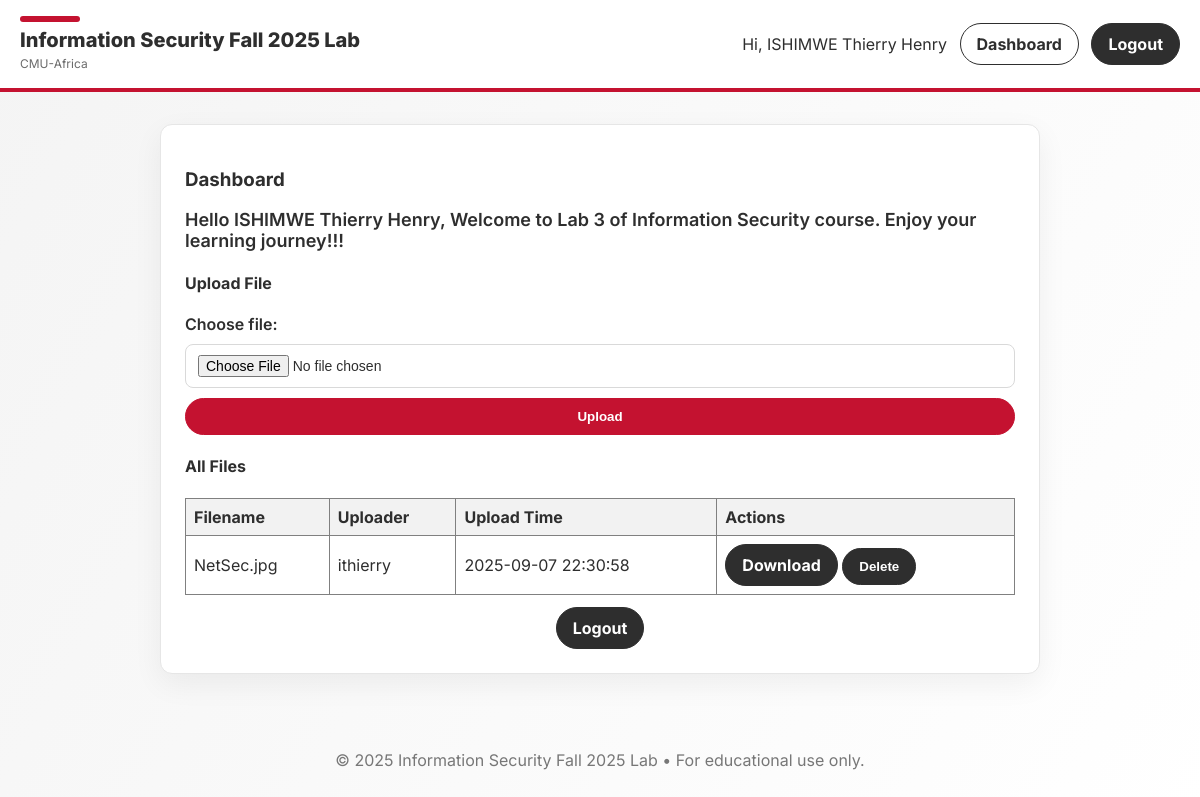
The app's page /dashboard (signed in) with its own data.
### tables this page shows
CREATE TABLE users (
    id INTEGER PRIMARY KEY AUTOINCREMENT,
    name TEXT NOT NULL,
    andrew_id TEXT UNIQUE NOT NULL,
    password TEXT NOT NULL
);

CREATE TABLE files (
    id INTEGER PRIMARY KEY AUTOINCREMENT,
    filename TEXT NOT NULL,
    uploader_andrewid TEXT NOT NULL,
    upload_timestamp DATETIME DEFAULT CURRENT_TIMESTAMP
);

### app.py (the view)
@app.route("/dashboard")
def dashboard():
    user = who_is_logged_in()
    if not user:
        return redirect(url_for("login"))
    db = get_database()
    all_files = db.execute("SELECT * FROM files ORDER BY upload_timestamp DESC").fetchall()
    db.close()
    welcome_message = f"Hello {user['name']}, Welcome to Lab 3 of Information Security course. Enjoy your learning journey!!!"
    return render_template("dashboard.html", title="Dashboard", greeting=welcome_message, user=user, files=all_files)

### app.py (called while the page is built)
def get_database():
    db = sqlite3.connect("infosec_lab.db")
    db.row_factory = sqlite3.Row
    return db

def who_is_logged_in():
    user_id = session.get("user_id")
    if user_id is None:
        return None
    db = get_database()
    user = db.execute("SELECT * FROM users WHERE id = ?", (user_id,)).fetchone()
    db.close()
    return user

### templates/dashboard.html
{% extends "base.html" %}
{% block content %}
<div class="card">
  <h3>Dashboard</h3>
  <p class="greeting">{{ greeting }}</p>
  <h4>Upload File</h4>
  <form action="{{ url_for('upload_file') }}" method="post" enctype="multipart/form-data" class="form">
    <label for="file">Choose file:</label>
    <input type="file" name="file" id="file" required>
    <button type="submit" class="btn btn-primary">Upload</button>
  </form>
  <h4>All Files</h4>
  {% if files %}
  <table border="1" style="width: 100%; margin-top: 10px;">
    <tr>
      <th>Filename</th>
      <th>Uploader</th>
      <th>Upload Time</th>
      <th>Actions</th>
    </tr>
    {% for file in files %}
    <tr>
      <td>{{ file.filename }}</td>
      <td>{{ file.uploader_andrewid }}</td>
      <td>{{ file.upload_timestamp }}</td>
      <td>
        <a href="{{ url_for('download_file', filename=file.filename) }}" class="btn">Download</a>
        <form method="post" action="{{ url_for('delete_file', filename=file.filename) }}" style="display: inline;">
          <button type="submit" class="btn" onclick="return confirm('Delete this file?')">Delete</button>
        </form>
      </td>
    </tr>
    {% endfor %}
  </table>
  {% else %}
  <p>No files uploaded yet.</p>
  {% endif %}
  <div class="actions">
    <a class="btn" href="{{ url_for('logout') }}">Logout</a>
  </div>
</div>
{% endblock %}

### templates/base.html (shortened to what this page needs)
<!DOCTYPE html>
<html lang="en">
  <head>
    <link
      rel="stylesheet"
      href="{{ url_for('static', filename='style.css') }}"
    />
  </head>
  <body>
    <header class="site-header">
      <div class="brand">
        <div class="cmu-bar"></div>
        <h1>
          <a href="{{ url_for('index') }}"
            >Information Security Fall 2025 Lab</a
          >
        </h1>
        <span class="sub">CMU-Africa</span>
      </div>
      <nav class="nav">
        {% if user %}
        <span class="welcome">Hi, {{ user.name }}</span>
        <a class="btn btn-outline" href="{{ url_for('dashboard') }}"
          >Dashboard</a
        >
        <a class="btn" href="{{ url_for('logout') }}">Logout</a>
        {% else %}
        <a class="btn" href="{{ url_for('login') }}">Login</a>
        <a class="btn btn-outline" href="{{ url_for('register') }}">Register</a>
        {% endif %}
      </nav>
    </header>
    <main class="container">
       {% block content %}{% endblock %}
    </main>
    <footer class="site-footer">
      <p>
        &copy; {{ 2025 }} Information Security Fall 2025 Lab • For educational
        use only.
      </p>
    </footer>
</body>
</html>

### static/style.css (style rules this page uses)
:root { --cmu-red: #C41230; --cmu-charcoal: #2E2E2E; --cmu-gray: #F4F4F4; --white: #FFFFFF; }
* { box-sizing: border-box; }
html, body { margin: 0; padding: 0; font-family: 'Inter', system-ui, -apple-system, Segoe UI, Roboto, Arial, sans-serif; background: linear-gradient(120deg, var(--cmu-gray), #ffffff); color: var(--cmu-charcoal); }
.site-header { background: var(--white); border-bottom: 4px solid var(--cmu-red); padding: 16px 20px; display: flex; align-items: center; justify-content: space-between; position: sticky; top: 0; z-index: 10; }
.brand h1 { margin: 0; font-size: 20px; font-weight: 800; }
.brand h1 a { color: var(--cmu-charcoal); text-decoration: none; }
.brand .sub { font-size: 12px; color: #6b6b6b; }
.cmu-bar { width: 60px; height: 6px; background: var(--cmu-red); border-radius: 3px; margin-bottom: 6px; }
.nav .btn { margin-left: 8px; }
.container { max-width: 920px; margin: 32px auto; padding: 0 20px; }
.card { background: var(--white); border: 1px solid #e6e6e6; border-radius: 12px; padding: 24px; box-shadow: 0 10px 30px rgba(0,0,0,0.06); }
.form { display: grid; grid-template-columns: 1fr; gap: 10px; margin-top: 10px; }
label { font-weight: 600; }
input { padding: 10px 12px; border: 1px solid #d9d9d9; border-radius: 8px; font-size: 14px; }
.btn { display: inline-block; padding: 10px 16px; border-radius: 999px; border: 1px solid var(--cmu-charcoal); background: var(--cmu-charcoal); color: var(--white); text-decoration: none; font-weight: 700; cursor: pointer; }
.btn-outline { background: transparent; color: var(--cmu-charcoal); }
.btn-primary { background: var(--cmu-red); border-color: var(--cmu-red); }
.actions { display: flex; gap: 12px; justify-content: center; margin-top: 12px; }
.greeting { font-size: 18px; font-weight: 600; }
.site-footer { text-align: center; color: #777; padding: 28px 0 40px; }
table { border-collapse: collapse; }
th, td { padding: 8px; text-align: left; }
th { background-color: #f2f2f2; }

### records on screen
users: name "ISHIMWE Thierry Henry"
files: filename "NetSec.jpg", uploader_andrewid "ithierry", upload_timestamp "2025-09-07 22:30:58"

### other values on screen
{{ greeting }} "Hello ISHIMWE Thierry Henry, Welcome to Lab 3 of Information Security course. Enjoy your learning journey!!!"
{{ 2025 }} "2025"
